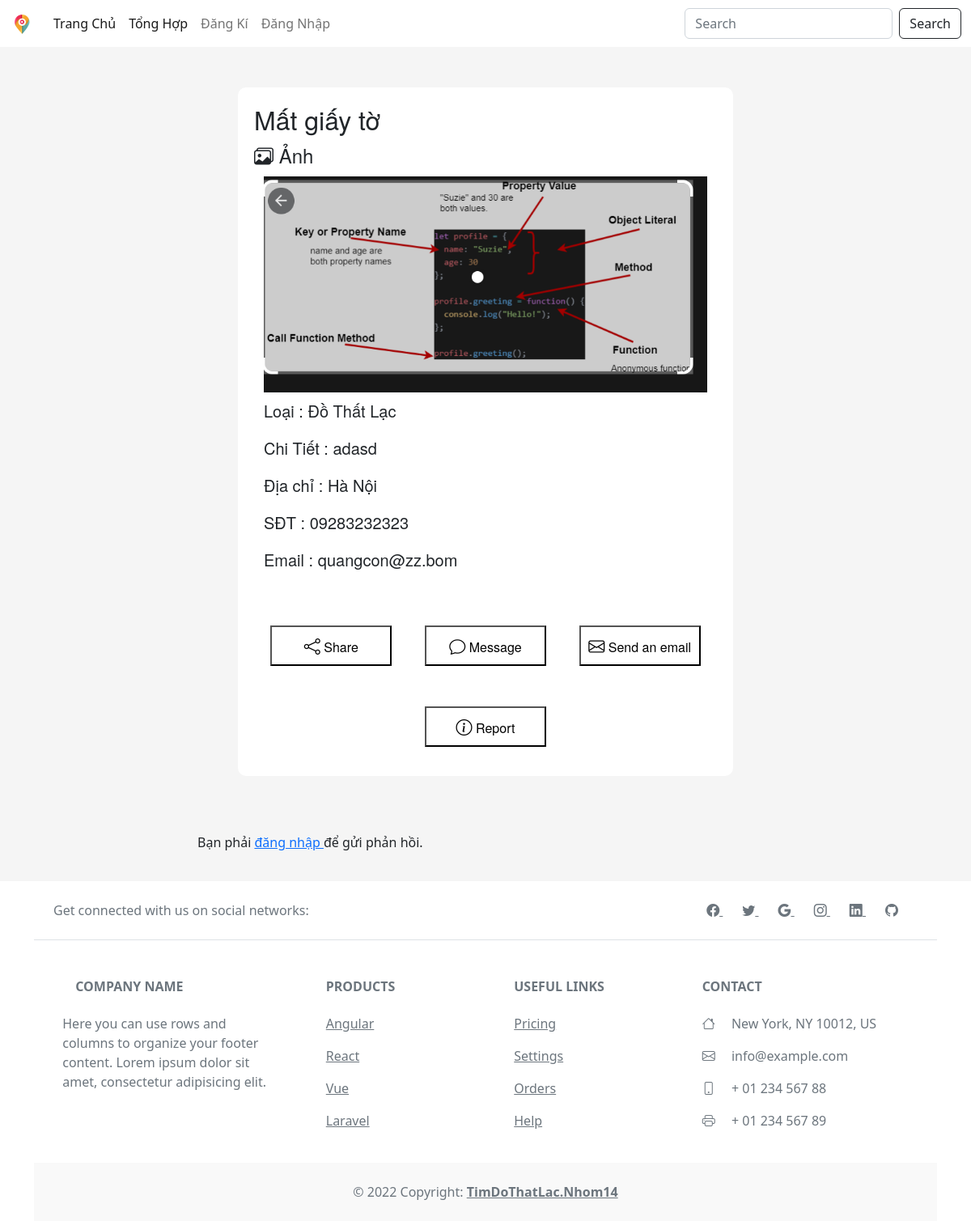
Page /show/25 on the committed database.
### home/models.py (models this page shows, shortened)
class mypost(models.Model):
    user = models.TextField(null=True)
    title = models.TextField(max_length=1000)
    type = models.TextField()
    object = models.TextField()
    descrip = models.TextField(max_length=10000000)
    address = models.TextField()
    name = models.TextField(max_length=1000)
    pnum = models.IntegerField(null=True, blank=True)
    email = models.TextField(max_length=1000)
    images = models.ImageField(null=True ,blank=True , upload_to='images/')

### home/views.py (the view, shortened to what this page needs)
# urls.py: path('show/<event_id>', home.show_post, name="show_post"),
def show_post(request, event_id):
    event = mypost.objects.get(pk=event_id)
    if request.method == "GET":
        data = comment.objects.filter().order_by('-pk')
        context = {
            'cmt':data
        }
        return render(request, "chitiet.html" , {'event': event,  'cmt':data})

### home/Templates/chitiet.html (shortened to what this page needs)
{% load static %}
<!DOCTYPE html>
<html>
    <head>
         <link rel="stylesheet" type"text/css" href="{% static 'css/chitiet/chitiet.css' %}">
         <link rel="stylesheet" href="https://cdn.jsdelivr.net/npm/bootstrap-icons@1.9.1/font/bootstrap-icons.css">
         <link href="https://cdn.jsdelivr.net/npm/bootstrap@5.2.1/dist/css/bootstrap.min.css" rel="stylesheet">
    </head>
    <body>
      {% include 'header.html' %}
        <div class="body">
            <div class="card_body row justify-content-md-center">
                <div class="card_dt col col-lg-6">
                  <h2>
                    <span id="fileInfomation_name"> {{event.title}} </span>
                  </h2>
                      <legend> <i class="bi bi-images"></i> Ảnh</legend>
                      <div class="tt_info mb-3">
                        <div class="info container imageUploadContainer mb-3">
                          <div>
                            <a rel="gallery2" data-fancybox="images" href="{{event.images.url}}">
                              <img class="mb-2" style="width:100%"
                                  src="{{event.images.url}}"
                                  alt="Ảnh xem trước"
                                  id="imagePreview">
                                </a>
                          </div>
                          <div>
                            <div >
                          <p>
                            Loại :
                            <span  id="fileInfomation_name"> {{event.type}} </span>
                          </p>
                        </div>
                           <p>
                            Chi Tiết :
                            <span id="fileInfomation_name">{{event.descrip}}</span>
                           </p>
                           <p>
                            Địa chỉ :
                            <span id="fileInfomation_name">{{event.address}}</span>
                           </p>
                           <p>
                            SĐT :
                            <span id="fileInfomation_name">0{{event.pnum}} </span>
                           </p>
                           <p>
                           Email :
                            <span id="fileInfomation_name"> {{event.email}} </span>
                           </p>
                          <div class="button row justify-content-md-center text-center">
                            <div class="col"> <button> <i class="bi bi-share"></i>  Share</button> </div>
                            <div class="col"> <button><i class="bi bi-chat"></i> Message</button> </div>
                            <div class="col"> <button> <i class="bi bi-envelope"></i> Send an email</button> </div>
                            <div class="col"> <button><i class="bi bi-info-circle"></i> Report</button> </div>
                          </div>
                      </div>
                      </div>
                 </div>
                </div>
              </div>
            </div>
          <div class="comment row justify-content-md-center">
            <div class="col col-lg-8 ">
              {% if user.is_authenticated %}
               <div class="commentdata">
                <form action="" method="POST" enctype="multipart/form-data">
                  {% csrf_token %}
                  <div class="mb-3">
                    <label for="exampleInputEmail1" class="form-label">Email address</label>
                    <input type="email" class="form-control" name="email" id="exampleInputEmail1" aria-describedby="emailHelp">
                    <div id="emailHelp" class="form-text">We'll never share your email with anyone else.</div>
                  </div>
                  <div class="mb-3">
                    <label for="exampleInputPassword1" class="form-labe3">Your Message</label>
                    <textarea  type="textarea" class="mesage form-control" name="message" id="message"> </textarea>
                  </div>
                  <div class="mb-3 form-check">
                    <input type="checkbox" class="form-check-input" id="exampleCheck1">
                    <label class="form-check-label" for="exampleCheck1" name="check_hide">Save my name, email, and website in this browser for the next time I comment.</label>
                  </div>
                  <button type="submit" class="btn btn-primary">Submit Comment</button>
                </form>
               </div>
               {% else %}
               <p> Bạn phải <a href="{% url "login" %}"> đăng nhập </a>  để gửi phản hồi. </p>
               {% endif %}
            </div>
          </div>
            <div class="footer container ">
              {% include 'footer.html' %}
            </div>
    </body>
</html>

### home/static/css/chitiet/chitiet.css (style rules this page uses)
.body { font-family: Helvetica Neue, Helvetica, Arial, sans-serif; padding-top: 50px; padding-bottom: 50px; background-color: rgb(245, 245, 245); }
.body .card_body .card_dt { background-color: rgb(255, 255, 255); padding: 20px; border-radius: 10px; }
.body .card_body .card_dt .tt_info p { font-size: 20px; }
.body .card_body .card_dt .button .bi { font-size: 20px; }
.body .card_body .card_dt .button button { background-color: rgb(255, 255, 255); width: 150px !important; height: 50px; margin-top: 50px; }
.comment { background-color: rgb(245, 245, 245); padding: 20px 60px; }

### rows in the picture
mypost: title "Mất giấy tờ", images (picture), type "Đồ Thất Lạc", descrip "adasd", address "Hà Nội", pnum "9283232323", email "quangcon@zz.bom"
